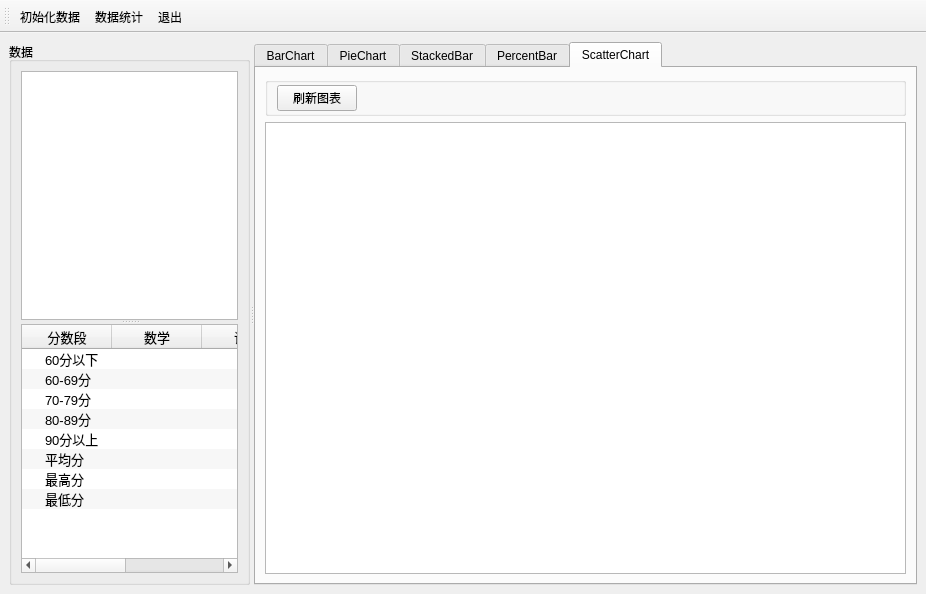
<?xml version="1.0" encoding="UTF-8"?>
<ui version="4.0">
 <class>MainWindow</class>
 <widget class="QMainWindow" name="MainWindow">
  <property name="geometry">
   <rect>
    <x>0</x>
    <y>0</y>
    <width>926</width>
    <height>594</height>
   </rect>
  </property>
  <property name="windowTitle">
   <string>MainWindow</string>
  </property>
  <widget class="QWidget" name="centralwidget">
   <layout class="QGridLayout" name="gridLayout">
    <item row="0" column="0">
     <widget class="QSplitter" name="splitter">
      <property name="orientation">
       <enum>Qt::Horizontal</enum>
      </property>
      <widget class="QGroupBox" name="groupBox">
       <property name="title">
        <string>数据</string>
       </property>
       <layout class="QVBoxLayout" name="verticalLayout">
        <item>
         <widget class="QSplitter" name="splitter_2">
          <property name="orientation">
           <enum>Qt::Vertical</enum>
          </property>
          <widget class="QTableView" name="tableView">
           <property name="font">
            <font>
             <pointsize>10</pointsize>
            </font>
           </property>
           <attribute name="horizontalHeaderDefaultSectionSize">
            <number>80</number>
           </attribute>
          </widget>
          <widget class="QTreeWidget" name="treeWidget">
           <property name="maximumSize">
            <size>
             <width>16777215</width>
             <height>300</height>
            </size>
           </property>
           <property name="font">
            <font>
             <pointsize>10</pointsize>
            </font>
           </property>
           <property name="editTriggers">
            <set>QAbstractItemView::NoEditTriggers</set>
           </property>
           <property name="alternatingRowColors">
            <bool>true</bool>
           </property>
           <attribute name="headerMinimumSectionSize">
            <number>20</number>
           </attribute>
           <attribute name="headerDefaultSectionSize">
            <number>90</number>
           </attribute>
           <attribute name="headerShowSortIndicator" stdset="0">
            <bool>false</bool>
           </attribute>
           <column>
            <property name="text">
             <string>分数段</string>
            </property>
            <property name="textAlignment">
             <set>AlignCenter</set>
            </property>
           </column>
           <column>
            <property name="text">
             <string>数学</string>
            </property>
            <property name="textAlignment">
             <set>AlignCenter</set>
            </property>
           </column>
           <column>
            <property name="text">
             <string>语文</string>
            </property>
            <property name="textAlignment">
             <set>AlignCenter</set>
            </property>
           </column>
           <column>
            <property name="text">
             <string>英语</string>
            </property>
            <property name="textAlignment">
             <set>AlignCenter</set>
            </property>
           </column>
           <column>
            <property name="text">
             <string>平均分</string>
            </property>
            <property name="textAlignment">
             <set>AlignCenter</set>
            </property>
           </column>
           <item>
            <property name="text">
             <string>60分以下</string>
            </property>
            <property name="textAlignment">
             <set>AlignCenter</set>
            </property>
            <property name="text">
             <string/>
            </property>
            <property name="textAlignment">
             <set>AlignCenter</set>
            </property>
            <property name="text">
             <string/>
            </property>
           </item>
           <item>
            <property name="text">
             <string>60-69分</string>
            </property>
            <property name="textAlignment">
             <set>AlignCenter</set>
            </property>
            <property name="text">
             <string/>
            </property>
            <property name="textAlignment">
             <set>AlignCenter</set>
            </property>
            <property name="text">
             <string/>
            </property>
           </item>
           <item>
            <property name="text">
             <string>70-79分</string>
            </property>
            <property name="textAlignment">
             <set>AlignCenter</set>
            </property>
            <property name="text">
             <string/>
            </property>
            <property name="text">
             <string/>
            </property>
           </item>
           <item>
            <property name="text">
             <string>80-89分</string>
            </property>
            <property name="textAlignment">
             <set>AlignCenter</set>
            </property>
            <property name="text">
             <string/>
            </property>
            <property name="textAlignment">
             <set>AlignCenter</set>
            </property>
            <property name="text">
             <string/>
            </property>
           </item>
           <item>
            <property name="text">
             <string>90分以上</string>
            </property>
            <property name="textAlignment">
             <set>AlignCenter</set>
            </property>
            <property name="text">
             <string/>
            </property>
            <property name="text">
             <string/>
            </property>
           </item>
           <item>
            <property name="text">
             <string>平均分</string>
            </property>
            <property name="textAlignment">
             <set>AlignCenter</set>
            </property>
            <property name="text">
             <string/>
            </property>
            <property name="text">
             <string/>
            </property>
           </item>
           <item>
            <property name="text">
             <string>最高分</string>
            </property>
            <property name="textAlignment">
             <set>AlignCenter</set>
            </property>
            <property name="text">
             <string/>
            </property>
            <property name="text">
             <string/>
            </property>
           </item>
           <item>
            <property name="text">
             <string>最低分</string>
            </property>
            <property name="textAlignment">
             <set>AlignCenter</set>
            </property>
            <property name="text">
             <string/>
            </property>
            <property name="text">
             <string/>
            </property>
           </item>
          </widget>
         </widget>
        </item>
       </layout>
      </widget>
      <widget class="QTabWidget" name="tabWidget">
       <property name="currentIndex">
        <number>4</number>
       </property>
       <widget class="QWidget" name="tab">
        <attribute name="icon">
         <iconset resource="res.qrc">
          <normaloff>:/images/images/3.ico</normaloff>:/images/images/3.ico</iconset>
        </attribute>
        <attribute name="title">
         <string>BarChart</string>
        </attribute>
        <layout class="QVBoxLayout" name="verticalLayout_3">
         <item>
          <widget class="QGroupBox" name="groupBox_2">
           <property name="title">
            <string/>
           </property>
           <layout class="QHBoxLayout" name="horizontalLayout">
            <property name="topMargin">
             <number>2</number>
            </property>
            <property name="bottomMargin">
             <number>2</number>
            </property>
            <item>
             <widget class="QPushButton" name="btnBuildBarChart">
              <property name="text">
               <string>刷新柱状图</string>
              </property>
             </widget>
            </item>
            <item>
             <spacer name="horizontalSpacer_2">
              <property name="orientation">
               <enum>Qt::Horizontal</enum>
              </property>
              <property name="sizeHint" stdset="0">
               <size>
                <width>40</width>
                <height>20</height>
               </size>
              </property>
             </spacer>
            </item>
           </layout>
          </widget>
         </item>
         <item>
          <widget class="QChartView" name="chartViewBar"/>
         </item>
        </layout>
       </widget>
       <widget class="QWidget" name="tab_2">
        <attribute name="icon">
         <iconset resource="res.qrc">
          <normaloff>:/images/images/43.ico</normaloff>:/images/images/43.ico</iconset>
        </attribute>
        <attribute name="title">
         <string>PieChart</string>
        </attribute>
        <layout class="QVBoxLayout" name="verticalLayout_4">
         <item>
          <widget class="QGroupBox" name="groupBox_3">
           <property name="title">
            <string/>
           </property>
           <layout class="QHBoxLayout" name="horizontalLayout_2">
            <property name="topMargin">
             <number>2</number>
            </property>
            <property name="bottomMargin">
             <number>2</number>
            </property>
            <item>
             <widget class="QLabel" name="label">
              <property name="text">
               <string>分析数据</string>
              </property>
              <property name="alignment">
               <set>Qt::AlignRight|Qt::AlignTrailing|Qt::AlignVCenter</set>
              </property>
             </widget>
            </item>
            <item>
             <widget class="QComboBox" name="cBoxCourse">
              <item>
               <property name="text">
                <string>数学</string>
               </property>
              </item>
              <item>
               <property name="text">
                <string>语文</string>
               </property>
              </item>
              <item>
               <property name="text">
                <string>英语</string>
               </property>
              </item>
              <item>
               <property name="text">
                <string>平均分</string>
               </property>
              </item>
             </widget>
            </item>
            <item>
             <widget class="QPushButton" name="btnDrawPieChart">
              <property name="text">
               <string>刷新饼图</string>
              </property>
             </widget>
            </item>
            <item>
             <widget class="QLabel" name="label_2">
              <property name="text">
               <string>HoleSize</string>
              </property>
             </widget>
            </item>
            <item>
             <widget class="QDoubleSpinBox" name="spinHoleSize">
              <property name="decimals">
               <number>2</number>
              </property>
              <property name="maximum">
               <double>1.000000000000000</double>
              </property>
              <property name="singleStep">
               <double>0.100000000000000</double>
              </property>
             </widget>
            </item>
            <item>
             <widget class="QLabel" name="label_3">
              <property name="text">
               <string>PieSize</string>
              </property>
             </widget>
            </item>
            <item>
             <widget class="QDoubleSpinBox" name="spinPieSize">
              <property name="maximum">
               <double>1.000000000000000</double>
              </property>
              <property name="singleStep">
               <double>0.100000000000000</double>
              </property>
              <property name="value">
               <double>0.700000000000000</double>
              </property>
             </widget>
            </item>
            <item>
             <widget class="QLabel" name="label_4">
              <property name="text">
               <string>主题</string>
              </property>
             </widget>
            </item>
            <item>
             <widget class="QComboBox" name="cBoxTheme">
              <item>
               <property name="text">
                <string>Light</string>
               </property>
              </item>
              <item>
               <property name="text">
                <string>BlueCerulean</string>
               </property>
              </item>
              <item>
               <property name="text">
                <string>Dark</string>
               </property>
              </item>
              <item>
               <property name="text">
                <string>BrownSand</string>
               </property>
              </item>
              <item>
               <property name="text">
                <string>BlueNcs</string>
               </property>
              </item>
              <item>
               <property name="text">
                <string>HighContrast</string>
               </property>
              </item>
              <item>
               <property name="text">
                <string>BlueIcy</string>
               </property>
              </item>
              <item>
               <property name="text">
                <string>Qt</string>
               </property>
              </item>
             </widget>
            </item>
            <item>
             <spacer name="horizontalSpacer">
              <property name="orientation">
               <enum>Qt::Horizontal</enum>
              </property>
              <property name="sizeHint" stdset="0">
               <size>
                <width>113</width>
                <height>20</height>
               </size>
              </property>
             </spacer>
            </item>
           </layout>
          </widget>
         </item>
         <item>
          <widget class="QChartView" name="chartViewPie"/>
         </item>
        </layout>
       </widget>
       <widget class="QWidget" name="tab_3">
        <attribute name="icon">
         <iconset resource="res.qrc">
          <normaloff>:/images/images/281.GIF</normaloff>:/images/images/281.GIF</iconset>
        </attribute>
        <attribute name="title">
         <string>StackedBar</string>
        </attribute>
        <layout class="QVBoxLayout" name="verticalLayout_5">
         <item>
          <widget class="QGroupBox" name="groupBox_4">
           <property name="title">
            <string/>
           </property>
           <layout class="QHBoxLayout" name="horizontalLayout_3">
            <property name="topMargin">
             <number>2</number>
            </property>
            <property name="bottomMargin">
             <number>2</number>
            </property>
            <item>
             <widget class="QPushButton" name="btnBuildStackedBar">
              <property name="text">
               <string>刷新堆叠柱状图</string>
              </property>
             </widget>
            </item>
            <item>
             <spacer name="horizontalSpacer_3">
              <property name="orientation">
               <enum>Qt::Horizontal</enum>
              </property>
              <property name="sizeHint" stdset="0">
               <size>
                <width>587</width>
                <height>20</height>
               </size>
              </property>
             </spacer>
            </item>
           </layout>
          </widget>
         </item>
         <item>
          <widget class="QChartView" name="chartViewStackedBar"/>
         </item>
        </layout>
       </widget>
       <widget class="QWidget" name="tab_5">
        <attribute name="icon">
         <iconset resource="res.qrc">
          <normaloff>:/images/images/f4.ico</normaloff>:/images/images/f4.ico</iconset>
        </attribute>
        <attribute name="title">
         <string>PercentBar</string>
        </attribute>
        <layout class="QVBoxLayout" name="verticalLayout_6">
         <item>
          <widget class="QGroupBox" name="groupBox_5">
           <property name="title">
            <string/>
           </property>
           <layout class="QHBoxLayout" name="horizontalLayout_4">
            <property name="topMargin">
             <number>2</number>
            </property>
            <property name="bottomMargin">
             <number>2</number>
            </property>
            <item>
             <widget class="QPushButton" name="btnPercentBar">
              <property name="text">
               <string>刷新百分比柱状图</string>
              </property>
             </widget>
            </item>
            <item>
             <spacer name="horizontalSpacer_4">
              <property name="orientation">
               <enum>Qt::Horizontal</enum>
              </property>
              <property name="sizeHint" stdset="0">
               <size>
                <width>587</width>
                <height>20</height>
               </size>
              </property>
             </spacer>
            </item>
           </layout>
          </widget>
         </item>
         <item>
          <widget class="QChartView" name="chartViewPercentBar"/>
         </item>
        </layout>
       </widget>
       <widget class="QWidget" name="tab_4">
        <attribute name="icon">
         <iconset resource="res.qrc">
          <normaloff>:/images/images/017.GIF</normaloff>:/images/images/017.GIF</iconset>
        </attribute>
        <attribute name="title">
         <string>ScatterChart</string>
        </attribute>
        <layout class="QVBoxLayout" name="verticalLayout_7">
         <item>
          <widget class="QGroupBox" name="groupBox_6">
           <property name="title">
            <string/>
           </property>
           <layout class="QHBoxLayout" name="horizontalLayout_5">
            <property name="topMargin">
             <number>2</number>
            </property>
            <property name="bottomMargin">
             <number>2</number>
            </property>
            <item>
             <widget class="QPushButton" name="btnScatter">
              <property name="text">
               <string>刷新图表</string>
              </property>
             </widget>
            </item>
            <item>
             <spacer name="horizontalSpacer_5">
              <property name="orientation">
               <enum>Qt::Horizontal</enum>
              </property>
              <property name="sizeHint" stdset="0">
               <size>
                <width>646</width>
                <height>20</height>
               </size>
              </property>
             </spacer>
            </item>
           </layout>
          </widget>
         </item>
         <item>
          <widget class="QChartView" name="chartViewScatter"/>
         </item>
        </layout>
       </widget>
      </widget>
     </widget>
    </item>
   </layout>
  </widget>
  <widget class="QToolBar" name="toolBar">
   <property name="windowTitle">
    <string>toolBar</string>
   </property>
   <property name="toolButtonStyle">
    <enum>Qt::ToolButtonTextUnderIcon</enum>
   </property>
   <attribute name="toolBarArea">
    <enum>TopToolBarArea</enum>
   </attribute>
   <attribute name="toolBarBreak">
    <bool>false</bool>
   </attribute>
   <addaction name="actGenData"/>
   <addaction name="actTongJi"/>
   <addaction name="actQuit"/>
  </widget>
  <action name="actTongJi">
   <property name="icon">
    <iconset resource="res.qrc">
     <normaloff>:/images/images/216.GIF</normaloff>:/images/images/216.GIF</iconset>
   </property>
   <property name="text">
    <string>数据统计</string>
   </property>
   <property name="toolTip">
    <string>数据统计</string>
   </property>
  </action>
  <action name="actGenData">
   <property name="icon">
    <iconset resource="res.qrc">
     <normaloff>:/images/images/828.bmp</normaloff>:/images/images/828.bmp</iconset>
   </property>
   <property name="text">
    <string>初始化数据</string>
   </property>
   <property name="toolTip">
    <string>随机初始化数据</string>
   </property>
  </action>
  <action name="actQuit">
   <property name="icon">
    <iconset resource="res.qrc">
     <normaloff>:/images/images/132.bmp</normaloff>:/images/images/132.bmp</iconset>
   </property>
   <property name="text">
    <string>退出</string>
   </property>
   <property name="toolTip">
    <string>退出</string>
   </property>
  </action>
 </widget>
 <customwidgets>
  <customwidget>
   <class>QChartView</class>
   <extends>QGraphicsView</extends>
   <header location="global">qchartview.h</header>
  </customwidget>
 </customwidgets>
 <resources>
  <include location="res.qrc"/>
 </resources>
 <connections/>
</ui>
